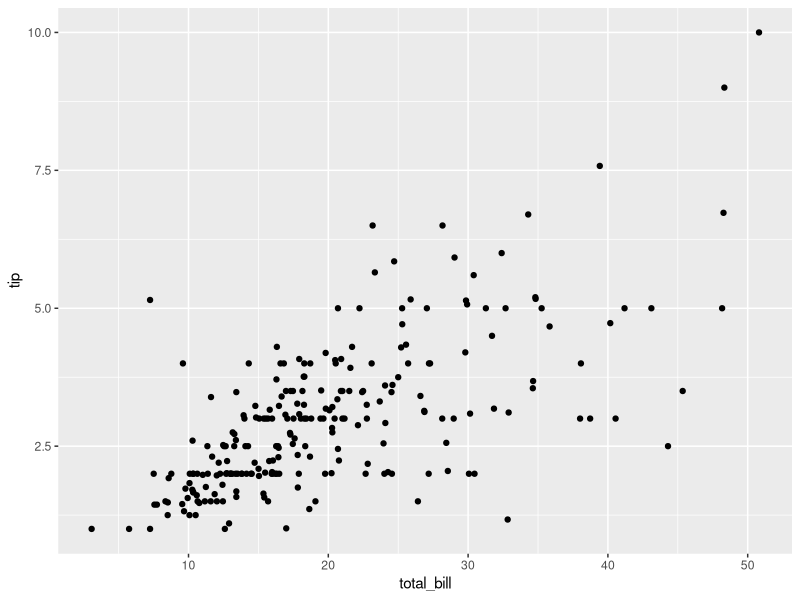
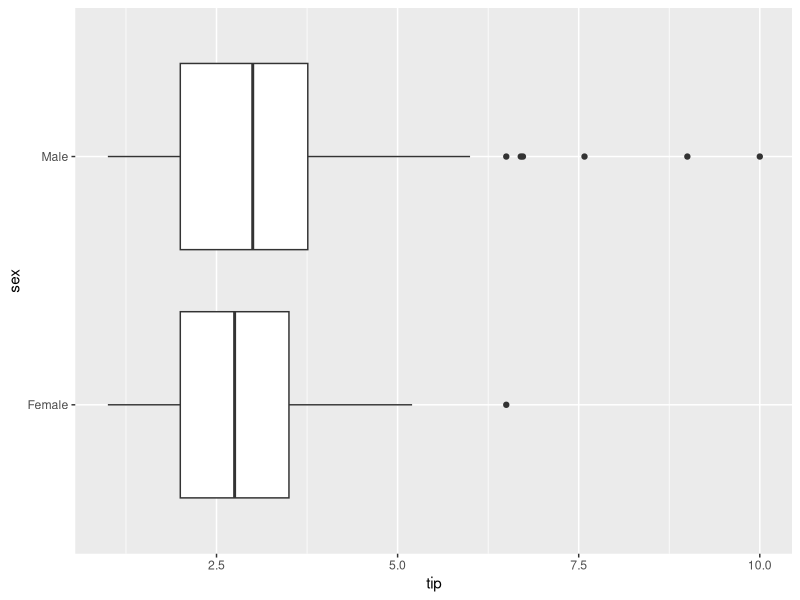
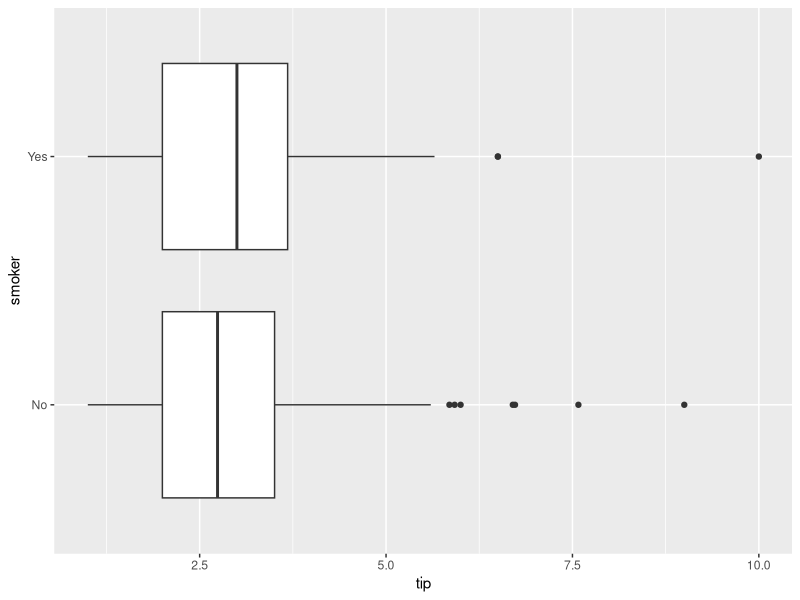
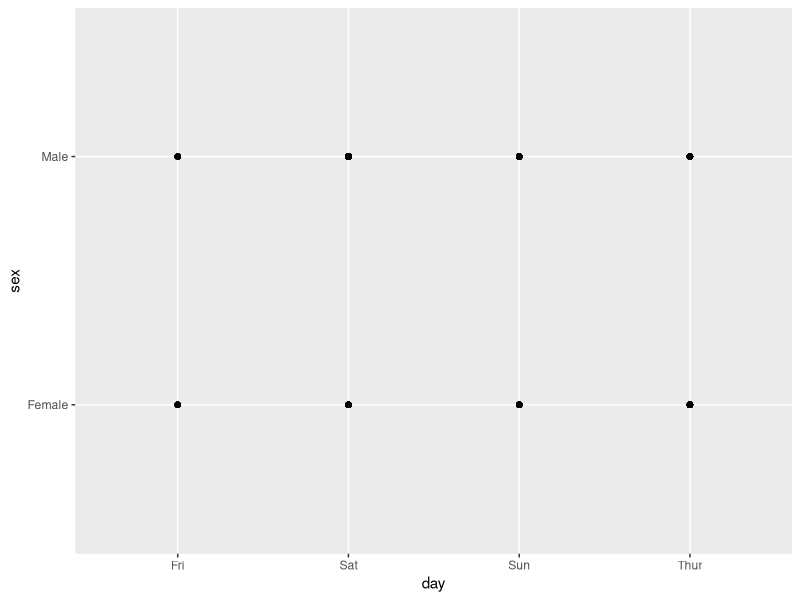
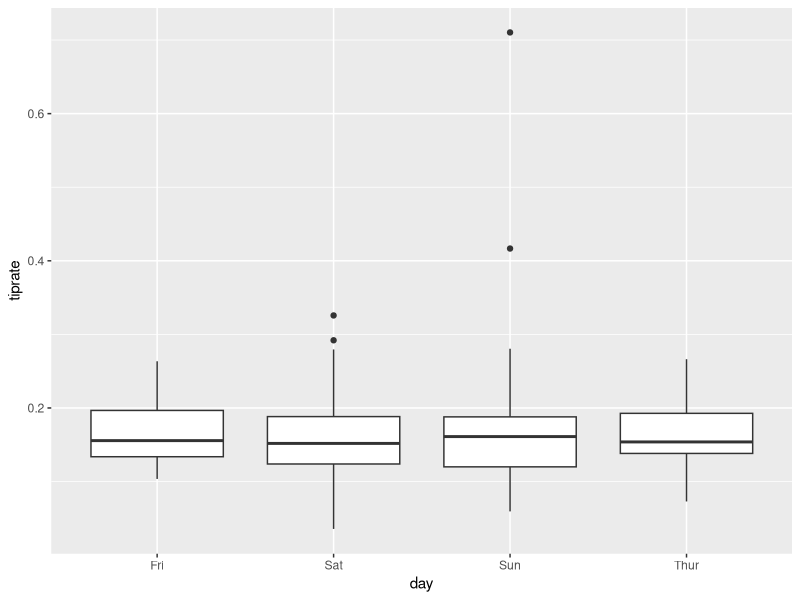

Generate these figures, in order, with R:
## ---- chunk 1
knitr::opts_chunk$set(echo = TRUE)
library(ggplot2)
## ---- chunk 2
data(tips, package="reshape2")
## ---- chunk 3
head(tips)
num_parties = nrow(tips)
## ---- chunk 4
tips$size.factor = factor(tips$size)
head(tips)
## ---- chunk 5
ggplot(tips, aes(x=total_bill, y=tip)) + geom_point()
## ---- chunk 6
tips$tiprate = tips$tip/tips$total_bill
head(tips)
max(tips$tiprate)
min(tips$tiprate)
mean(tips$tiprate)
## ---- chunk 7
ggplot(tips, aes(x=tip, y=sex)) + geom_boxplot()
ggplot(tips, aes(x=tip, y=smoker)) + geom_boxplot()
## ---- chunk 8
ggplot(tips, aes(x=day, y=sex)) + geom_point()
## ---- chunk 9
ggplot(tips, aes(x=day, y=tiprate)) + geom_boxplot()
